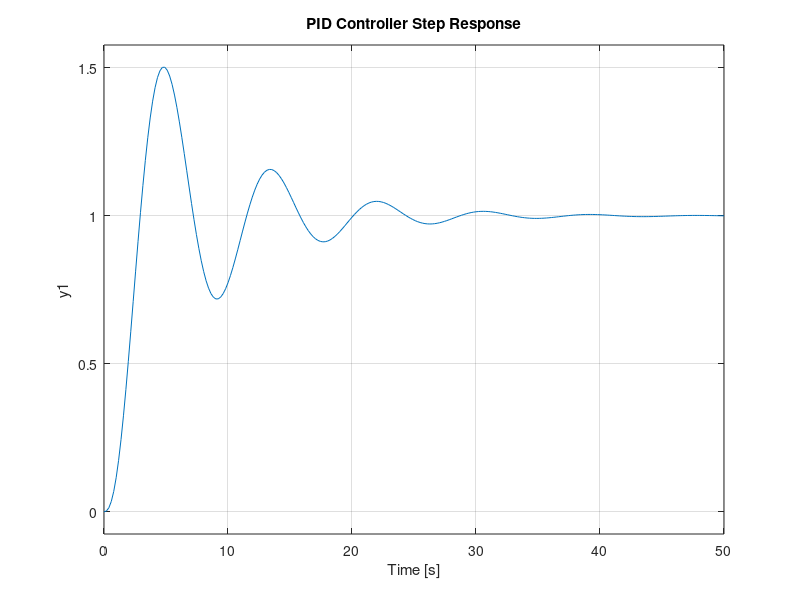

This chart was generated by the following MATLAB code:
%Name: Md. Roknuzzaman Rikon
%ID: 22024014
% PID Controller Design 
Kp = 1; % Proportional gain 
Ki = 1; % Integral gain 
Kd = 0.1; % Derivative gain 
sys = tf([1], [1 3 3 1]); % Plant transfer function 
pid_controller = pid(Kp, Ki, Kd); 
closed_loop_system = feedback(pid_controller * sys, 1); 
step(closed_loop_system); 
title('PID Controller Step Response'); 
